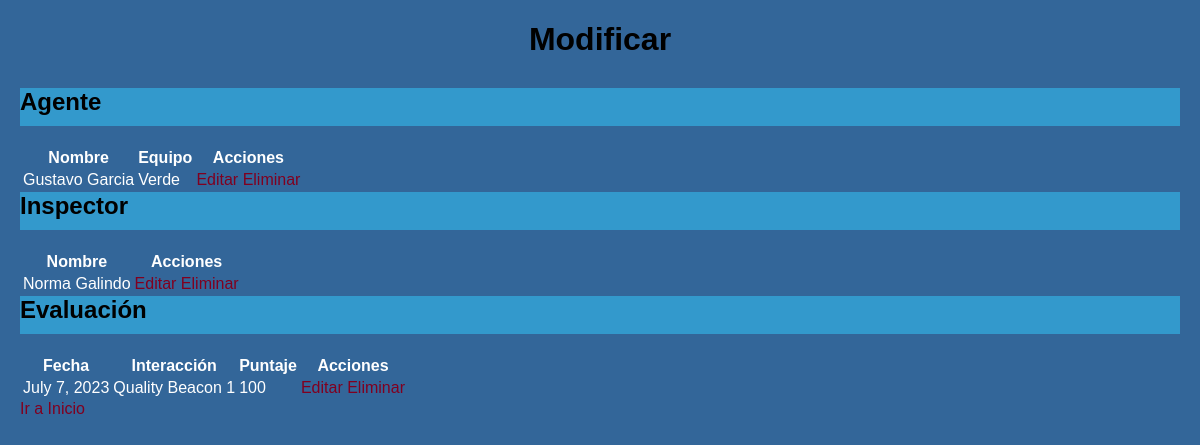
The app's page /modificar/, older data.
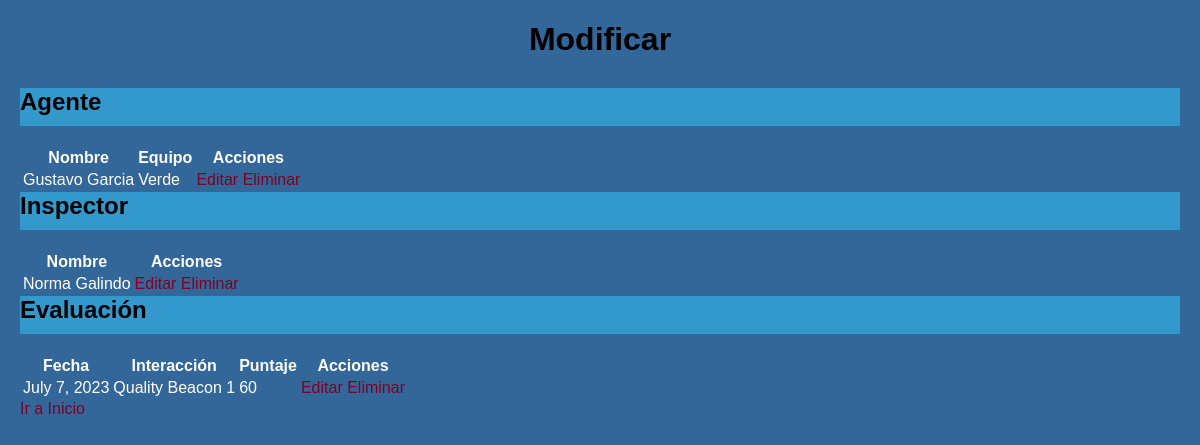
The same page, newer data.
### evaluation/models.py (models this page shows, shortened)
class Agente(models.Model):
    nombre = models.CharField(max_length=255)
    equipo = models.CharField(max_length=255)

class Inspector(models.Model):
    nombre = models.CharField(max_length=255)

class Evaluacion(models.Model):
    agente = models.ForeignKey(Agente, on_delete=models.SET_NULL, null=True, related_name='evaluaciones')
    inspector = models.ForeignKey(Inspector, on_delete=models.SET_NULL, null=True, related_name='evaluaciones')
    fecha = models.DateField()
    interaccion = models.TextField()
    pregunta1 = models.CharField(max_length=2, default='no', verbose_name='¿El agente se presentó de acuerdo al proceso?')  # Agrega el parámetro default con el valor predeterminado
    pregunta2 = models.CharField(max_length=2, default='no', verbose_name='¿El agente identificó el problema raíz?')
    pregunta3 = models.CharField(max_length=2, default='no', verbose_name='¿El agente dio solución al problema del cliente?')
    pregunta4 = models.CharField(max_length=2, default='no', verbose_name='¿El agente registró toda la información necesaria sobre el caso?')
    pregunta5 = models.CharField(max_length=2, default='no', verbose_name='¿El agente se despidió conforme al proceso?')
    puntaje = models.IntegerField()

### evaluation/views.py (the view)
# urls.py: path('modificar/', modificar, name='modificar'),
def modificar(request):
    agentes = Agente.objects.all()
    inspectores = Inspector.objects.all()
    evaluaciones = Evaluacion.objects.all()
    return render(request, 'modificar.html', {'agentes': agentes, 'inspectores': inspectores, 'evaluaciones': evaluaciones})

### evaluation/templates/modificar.html (shortened to what this page needs)
<!DOCTYPE html>
{% load static %}
<html>
<head>
    <link rel="stylesheet" href="{% static 'css/styles.css' %}">
</head>
<body>
    <h1>Modificar</h1>
    <h2>Agente</h2>
    <table>
        <thead>
            <tr>
                <th>Nombre</th>
                <th>Equipo</th>
                <th>Acciones</th>
            </tr>
        </thead>
        <tbody>
            {% for agente in agentes %}
            <tr>
                <td>{{ agente.nombre }}</td>
                <td>{{ agente.equipo }}</td>
                <td>
                    <a href="{% url 'editar_agente' agente.id %}">Editar</a>
                    <a href="{% url 'eliminar_agente' agente.id %}">Eliminar</a>
                </td>
            </tr>
            {% endfor %}
        </tbody>
    </table>
    <h2>Inspector</h2>
    <table>
        <thead>
            <tr>
                <th>Nombre</th>
                <th>Acciones</th>
            </tr>
        </thead>
        <tbody>
            {% for inspector in inspectores %}
            <tr>
                <td>{{ inspector.nombre }}</td>
                <td>
                    <a href="{% url 'editar_inspector' inspector.id %}">Editar</a>
                    <a href="{% url 'eliminar_inspector' inspector.id %}">Eliminar</a>
                </td>
            </tr>
            {% endfor %}
        </tbody>
    </table>
    <h2>Evaluación</h2>
    <table>
        <thead>
            <tr>
                <th>Fecha</th>
                <th>Interacción</th>
                <th>Puntaje</th>
                <th>Acciones</th>
            </tr>
        </thead>
        <tbody>
            {% for evaluacion in evaluaciones %}
            <tr>
                <td>{{ evaluacion.fecha }}</td>
                <td>{{ evaluacion.interaccion }}</td>
                <td>{{ evaluacion.puntaje }}</td>
                <td>
                    <a href="{% url 'editar_evaluacion' evaluacion.id %}">Editar</a>
                    <a href="{% url 'eliminar_evaluacion' evaluacion.id %}">Eliminar</a>
                </td>
            </tr>
            {% endfor %}
        </tbody>
    </table>
<a href="{% url 'index' %}" class="btn btn-primary">Ir a Inicio</a>
</body>
</html>

### evaluation/static/css/styles.css (style rules this page uses)
body { font-family: Arial, sans-serif; margin: 20px; background-color: #336699; color: #ffffff; }
h1 { text-align: center; color: #000000; margin-bottom: 30px; }
h2 { margin-top: 0; color: #000000; background-color: #3399cc; padding-bottom: 10px; cursor: pointer; }
a { color: #800020; text-decoration: none; }

Row changes from the older to the newer data that the page shows:
changed Evaluacion "Quality Beacon 1": puntaje "100" → "60"
